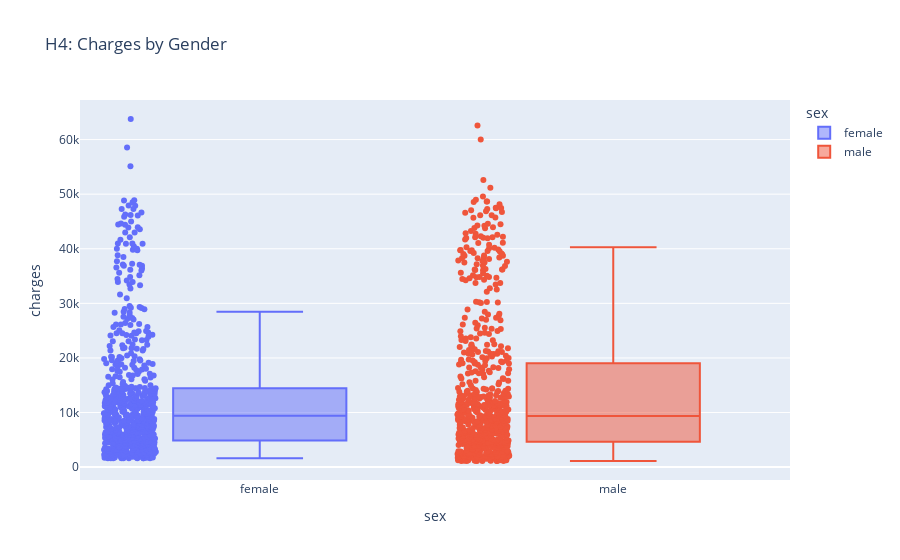

Notebook cell for this chart:
### Markdown cell above
## H4: Gender Differences

### Code cell
fig = px.box(
    df,
    x='sex',
    y='charges',
    color='sex',
    title="H4: Charges by Gender",
    points='all'
)
fig.write_html(figure_path / "charges_by_gender.html")
fig.write_image(figure_path / "charges_by_gender.png")
fig.show()

### Figure 1 — Plotly figure (JSON) as saved in the notebook; plotly's stock layout.template omitted (floating-point values rounded to 4 significant figures; data arrays with more than 128 entries replaced by an {"elided": "..."} marker saying what was removed)
{"data": [{"alignmentgroup": "True", "boxpoints": "all", "hovertemplate": "sex=%{x}<br>charges=%{y}<extra></extra>", "legendgroup": "female", "marker": {"color": "#636efa"}, "name": "female", "notched": false, "offsetgroup": "female", "orientation": "v", "showlegend": true, "type": "box", "x": {"elided": "662 str values"}, "x0": " ", "xaxis": "x", "y": {"elided": "662 float values"}, "y0": " ", "yaxis": "y"}, {"alignmentgroup": "True", "boxpoints": "all", "hovertemplate": "sex=%{x}<br>charges=%{y}<extra></extra>", "legendgroup": "male", "marker": {"color": "#EF553B"}, "name": "male", "notched": false, "offsetgroup": "male", "orientation": "v", "showlegend": true, "type": "box", "x": {"elided": "675 str values"}, "x0": " ", "xaxis": "x", "y": {"elided": "675 float values"}, "y0": " ", "yaxis": "y"}], "layout": {"boxmode": "overlay", "legend": {"title": {"text": "sex"}, "tracegroupgap": 0}, "title": {"text": "H4: Charges by Gender"}, "xaxis": {"anchor": "y", "categoryarray": ["female", "male"], "categoryorder": "array", "domain": [0, 1], "title": {"text": "sex"}}, "yaxis": {"anchor": "x", "domain": [0, 1], "title": {"text": "charges"}}}}
